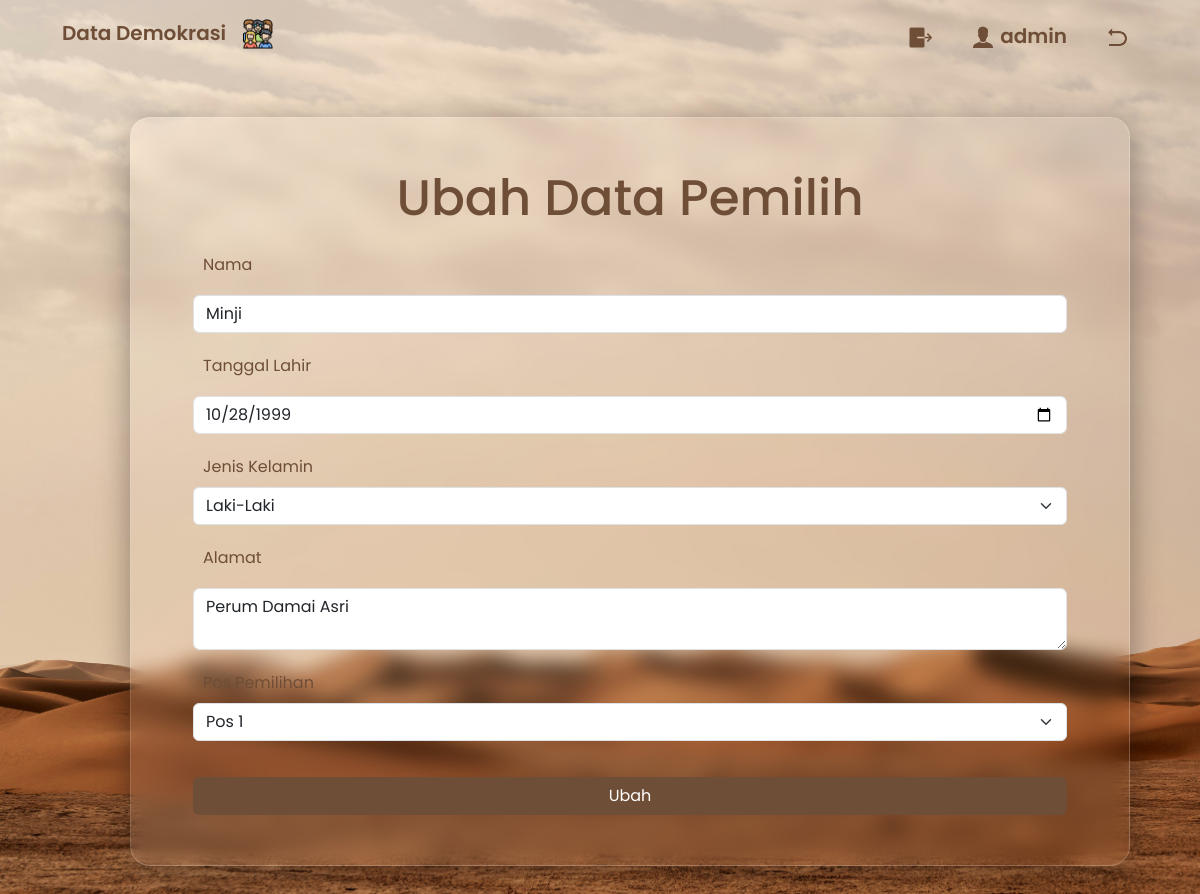
/ubah.php?id=1234 (signed in), run on the app's committed database.
### tables this page shows
CREATE TABLE `pemilih` (
  `nik` int(13) NOT NULL,
  `nama` varchar(50) NOT NULL,
  `lahir` varchar(30) NOT NULL,
  `kelamin` varchar(20) NOT NULL,
  `alamat` varchar(100) NOT NULL,
  `pos` varchar(50) NOT NULL
);

### ubah.php (the view, shortened to what this page needs)
<?php
include 'koneksi.php';
if (isset($_GET['id'])) {
    $id = $_GET['id'];
    $query = mysqli_query($koneksi, "SELECT * FROM pemilih WHERE nik = '$id'");
    if ($query) {
        $data = mysqli_fetch_assoc($query);
    } else {
        echo 'Data tidak ditemukan!';
        exit();
    }
} else {
    header('Location: tampildataadmin.php');
    exit();
}
?>
<!DOCTYPE html>
<html lang="en">
<head>
    <link rel="stylesheet" href="inputdata.css">
    <link href="https://cdn.jsdelivr.net/npm/bootstrap@5.3.3/dist/css/bootstrap.min.css" rel="stylesheet">
</head>
<body>
    <nav class="navbar navbar-expand-lg">
        <div class="container-fluid">
            <a class="navbar-brand" href="index.php">Data Demokrasi <img class="navbar-brand-logo" src="gambar/ancestors.png" alt="Facebook" /></a>
            <div class="collapse navbar-collapse" id="navbarNav">
                <ul class="navbar-nav ms-auto">
                    <li class="nav-item">
                        <a class="nav-link" href="logout.php"><img class="navbar-brand-logo-tampil" src="gambar/icons8-logout-60.png"> </a>
                    </li>
                    <li class="nav-item">
                        <a class="nav-link" href="login.php"><img class="navbar-brand-logo-tampil" src="gambar/icons8-account-100.png"> <?php echo $_SESSION['user']['username']; ?></a>
                    </li>
                    <li class="nav-item">
                        <a class="nav-link" href="tampildataadmin.php"><img class="navbar-brand-logo-tampil" src="gambar/icons8-return-96.png"></a>
                    </li>
                </ul>
            </div>
        </div>
    </nav>
    <div class="bungkus" style="margin-bottom: 60px;margin-left: 130px;
    margin-top: 50px;">
        <div class="container">
            <div class="container-content">
                <h1>Ubah Data Pemilih </h1>
                <form class="form-input" method="POST">
                    <div class="mb-3">
                        <label for="nama" class="form-label">Nama</label>
                        <input type="text" class="form-control" name="nama" id="nama" value="<?php echo $data['nama']; ?>" required>
                    </div>
                    <div class="mb-3">
                        <label for="lahir" class="form-label">Tanggal Lahir</label>
                        <input type="date" class="form-control" name="lahir" id="lahir" value="<?php echo $data['lahir']; ?>" required>
                    </div>
                    <div class="mb-3">
                        <label for="kelamin" class="form-label">Jenis Kelamin</label>
                        <select class="form-select" name="kelamin" id="kelamin" required>
                            <option value="Laki-Laki" <?php echo $data['kelamin'] == 'Laki-Laki' ? 'selected' : ''; ?>>Laki-Laki</option>
                        </select>
                    </div>
                    <div class="mb-3">
                        <label for="alamat" class="form-label">Alamat</label><br>
                        <textarea name="alamat" id="alamat" class="form-control" required><?php echo $data['alamat']; ?></textarea>
                    </div>
                    <div class="mb-3">
                        <label for="pos" class="form-label">Pos Pemilihan</label>
                        <select class="form-select" name="pos" id="pos" required>
                            <option value="Pos 1" <?php echo $data['pos'] == '1' ? 'selected' : ''; ?>>Pos 1</option>
                        </select>
                    </div>
                    <button type="submit" name="submit" class="btn" style="background-color: #6F4E37; color: white;width: 100%;margin-top: 20px">Ubah</button>
                </form>
            </div>
        </div>
    </div>
</body>
</html>

### inputdata.css (style rules this page uses)
* { font-family: 'Poppins', sans-serif; }
.navbar-nav { font-weight: 600; margin-top: 5px; margin-right: 50px; font-size: 20px; }
.navbar-brand-logo { margin-left: 12px; width: 30px; height: 30px; }
.navbar-nav .nav-link { text-decoration: none; }
.navbar-nav .nav-link { color: #6F4E37; margin-left: 10px; }
.container { height: auto; width: 1000px; display: flex; }
.container .container-content { width: 1000px; height: auto; color: rgb(255, 255, 255); text-align: left; margin: 50px; }
.container .container-content h1 { margin-bottom: 20px; font-weight: 500; color: #6F4E37; font-size: 50px; text-align: center; }
.bungkus { width: 1000px; height: auto; margin-left: 130px; margin-top: 50px; background: linear-gradient(135deg, rgba(255, 255, 255, 0.1), rgba(255, 255, 255, 0)); backdrop-filter: blur(10px); -webkit-backdrop-filter: blur(10px); border-radius: 20px; border: 1px solid rgba(255, 255, 255, 0.18); box-shadow: 0 8px 32px 0 rgba(0, 0, 0, 0.37); }
.navbar-brand-logo-tampil { margin-left: 12px; width: 25px; height: 25px; }
.btn { margin-top: 10px; }
.form-label { color: #6F4E37; margin-top: 5px; margin-left: 10px; }
.form-control { margin-top: 10px; width: 100%; }
.form-input .form-control, .form-input .btn { width: 100%; }

### ubah.php (style rules this page uses)
.navbar-brand { color: #6F4E37; font-size: 20px; font-weight: 600; margin-left: 50px; }
body { background-image: url('gambar/wolfgang-hasselmann-zp_iEPfwvw0-unsplash.jpg'); background-size: cover; background-repeat: no-repeat; }

### data on the page
pemilih: nama "Minji", lahir "10/28/1999", kelamin "Laki-Laki", alamat "Perum Damai Asri"

### other printed values
$_SESSION['user']['username'] "admin"
